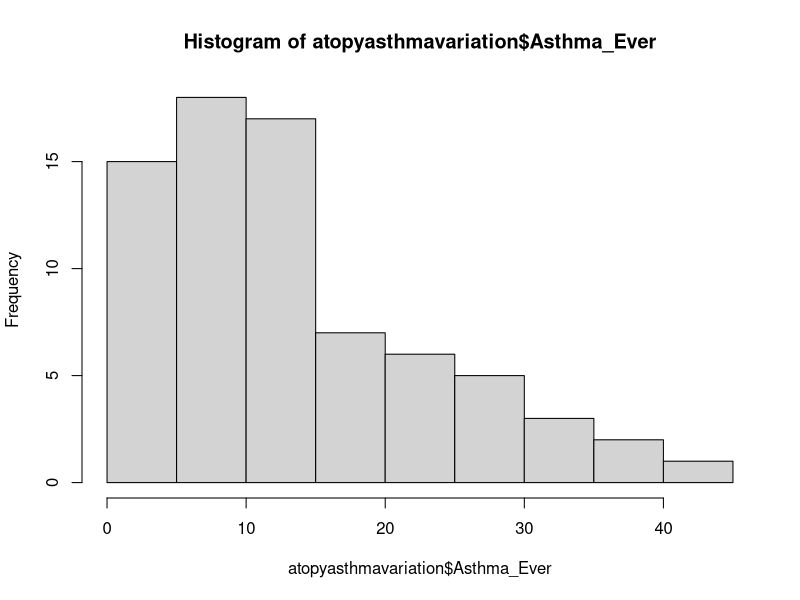
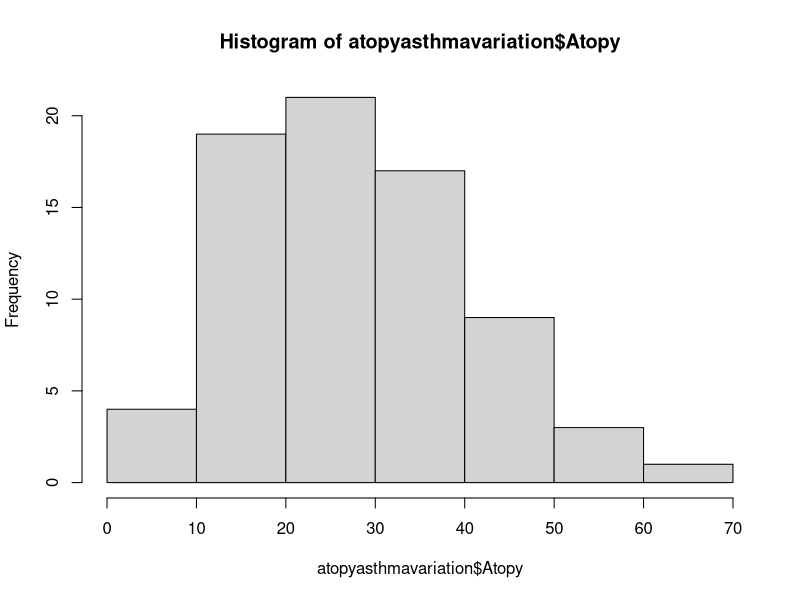
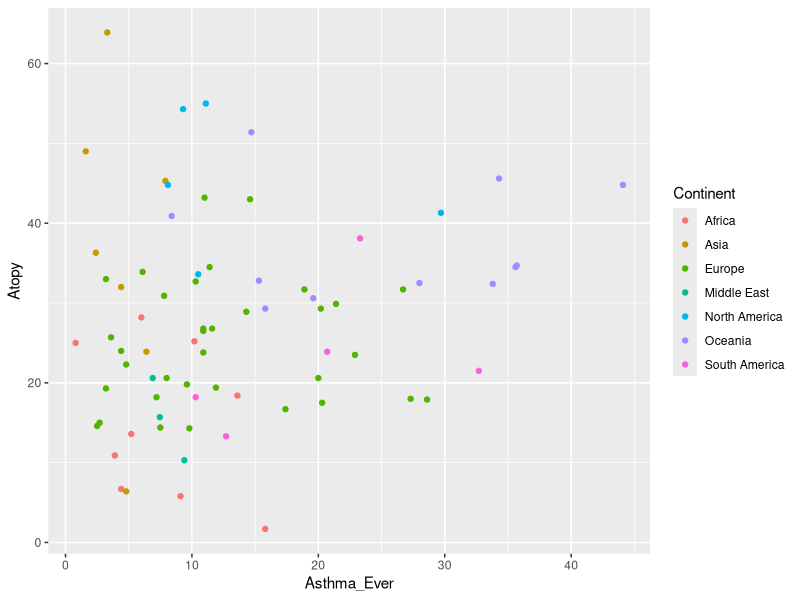
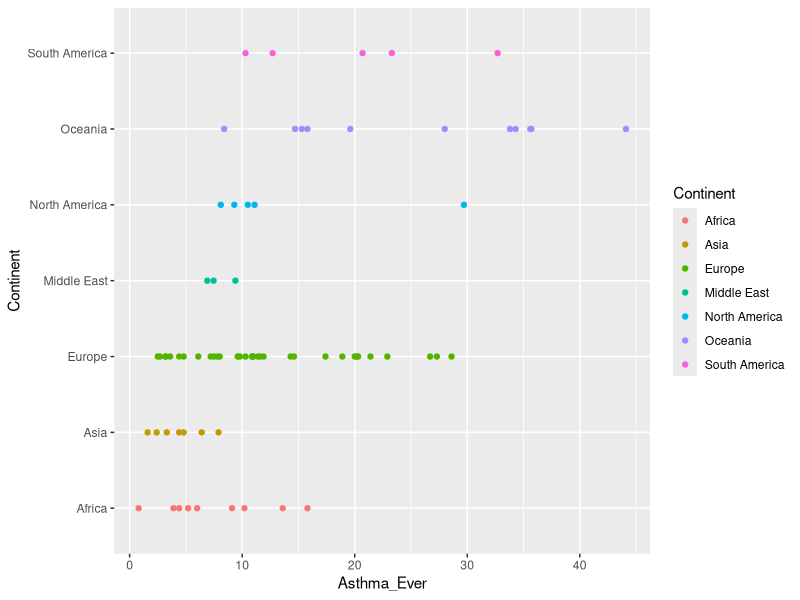
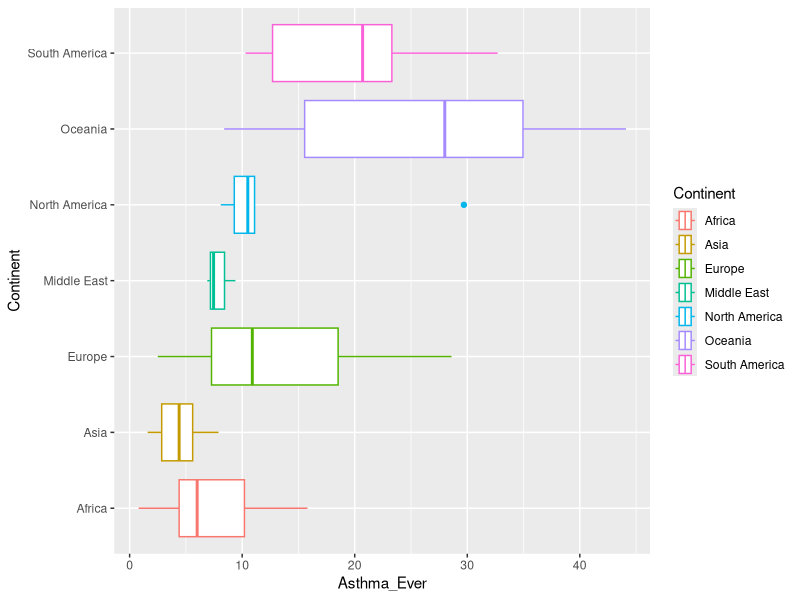
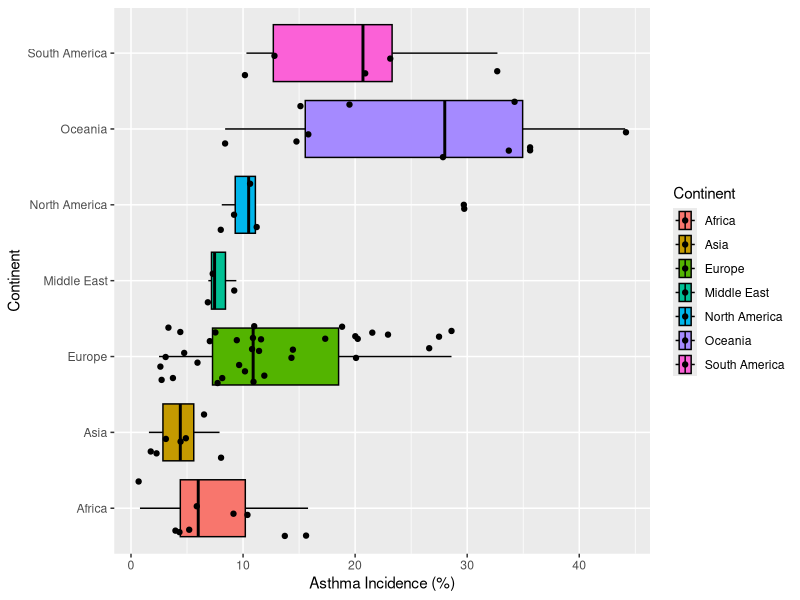
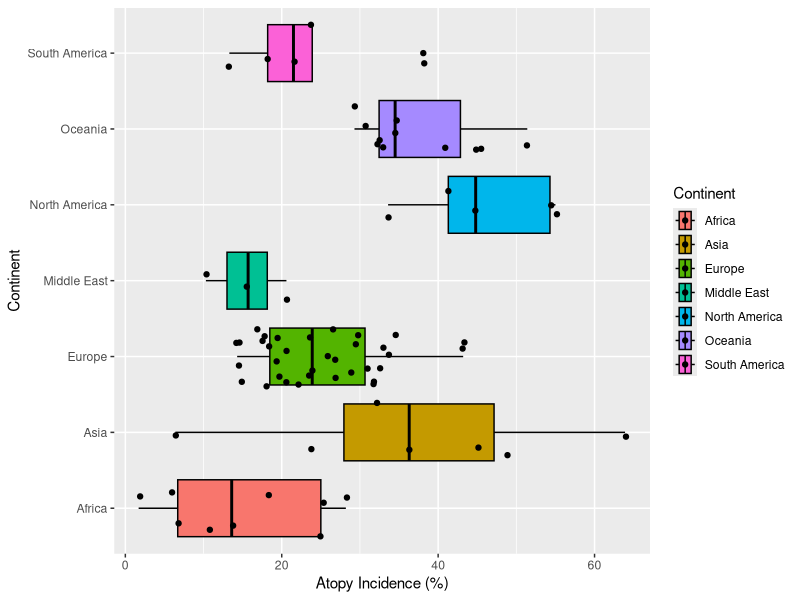
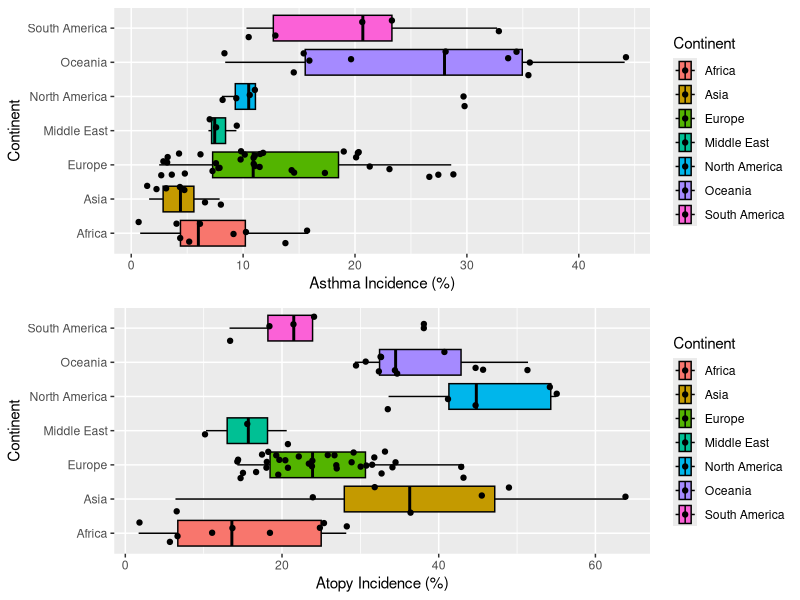

Generate these figures, in order, with R:
## ---- chunk 1
knitr::opts_chunk$set(echo = TRUE)
## ---- chunk 2
# Installation and loading of the libraries
# install.packages("rmarkdown")
library(rmarkdown)
## ---- chunk 3
#Create object "x"
x <- 5
x
#you just assigned value "5" to an object called "x"
## ---- chunk 4
#create additional objects
#objects can be made up of alphanumeric characters but can't start with a number. 
#Object names are case sensitive.

y <- 2
students <- 20
A <- "Fiocruz"
y

#print the values for the different objects created
## ---- chunk 5
#operations
#There are numerous operators in R - arithmetic, logical tests, etc.
# you have created objects x and y before
# now create an object that is the sum of them
z <- x + y
z
## ---- chunk 6
#or you can just use them directly for different operations 
x * y
# value if you multiply them
## ---- chunk 7
# let's use some logic now
x > y

#what about x and z?
## ---- chunk 8
# let's run function "ls()"
ls()
#what this function does is to list all the objects and functions created in your environment
## ---- chunk 9
#let's explore the "help()" function
# on it's own it displays documentation for itself...try it...
help() 
## ---- chunk 10
#you can also add the name of another function to explore what it does
#let's get more details on the "ls()" function we just used
help(ls)  # same as '?ls'
## ---- chunk 11
#let's explore other built-in functions
mean(x, y, z)
min(x, y, z)
print(x + y + z)
sum(x, y, z)
## ---- chunk 12
#let's create our own function
MySequence <- seq(1, 100)
MySequence #print your new created sequence
## ---- chunk 13
MyMean <- mean(MySequence)
MyMean

SumMySequence <- sum(MySequence)
SumMySequence
print(sum(MySequence))
## ---- chunk 14
# a vector is the simplest type of object in R.
# it is an object that contains one or more values of the same type. Some common types of vector are:

vec.a <- c(x, y, z)
vec.a
## ---- chunk 15
#so now creating a new vector
vec.b <- c("x", "y", "z")
vec.b #is it the same? what is different?
## ---- chunk 16
#A matrix is a two-dimensional numerical array
#let's create a matrix
mat.a <- matrix(c(1, 2, 3, 4, 5, 6), nrow = 2, ncol = 3)
mat.a
## ---- chunk 17
#let's name the rows and columns of the new matrix
rownames(mat.a) <- c("row1", "row2")
mat.a
colnames(mat.a) <- c("col1", "col2", "col3")
mat.a
## ---- chunk 18
#its an objects, similar to matrix, but its columns can be a mixture of different types of data. 
# The data.frame is perhaps the most frequently used type of object for biodiversity analysis since it can contain many different types of data.

df.a <- as.data.frame(mat.a)
df.a$col4 <- c("foo", "bar")
dim(df.a)
## [1] 2 4
df.a
## ---- chunk 19
#A list is a collection of different types of objects. 
# make a list combining the vector, matrix, and data.frame objects we just created
list.a <- list(va = vec.a, vb = vec.b, ma = mat.a, dfa = df.a)
names(list.a)
list.a
## ---- chunk 20
#let's install this new package
library(tidyverse)
#note that tidyverse comes wiht several other packages attached to it
## ---- chunk 21
help(tidyverse)
## ---- chunk 22
#import global variation in atopy and asthma file
getwd()
atopyasthmavariation <- read.table("WorldwideVariationAtopy.tsv", header=TRUE, sep="\t", dec=".", strip.white=TRUE)
atopyasthmavariation
# read.table is a function to read a data table in 'tsv' format that we have in our workspace
# part of the function is to tell if the table has a header (=TRUE)
# sep indicated field separator between characters
# dec specifies the decimal points used in the file (it might be using ",")
# strip.white required as we specified "sep" that will account for blank spaces between characters
## ---- chunk 23
# Let's explore the new imported data.frame
colnames(atopyasthmavariation)
dim(atopyasthmavariation)
## ---- chunk 24
# too much information,  what can we do?
#let's filter and sort the data:

AAvariationEurope <- filter(atopyasthmavariation, 
       Continent == "Europe")
AAvariationEurope
dim(AAvariationEurope)
# you used the equal to sign "==" to select only the data you wanted
## ---- chunk 25
# what is you want to do the oposite? instead of selecting just one, you want to exclude a continent
AAvariationNoOceania <- filter(atopyasthmavariation, 
       Continent != "Oceania")
AAvariationNoOceania
dim(AAvariationNoOceania)
# you used the differ to sign "!=" to select all  data but the one you dont want
## ---- chunk 26
#Now we want to see the countries with the highest atopy incidence
HighAtopy <- filter(atopyasthmavariation, 
       Atopy > 25) %>% 
          arrange(Country)
HighAtopy
# you now selected only the countries with Atopy values higher than 25% of the sample population
# here we introduce a new language: the pipe operator in the form %>% aims to combine various functions without the need to assign the result to a new object. The pipe operator passes the output of a function applied to the first argument of the next function. 
# using the pipe operator, we applied the filter and the arrange function to the same object HighAtopy
## ---- chunk 27
#we can also group informations 
AApercontinent <- atopyasthmavariation %>% 
                          group_by(Continent) %>% 
                           summarise(mx = max(Asthma_Ever, na.rm = TRUE), 
                                    min = min(Asthma_Ever, na.rm = TRUE),
                                    median = median(Asthma_Ever))

AApercontinent
# now we created an object AApercontinent, in which we grouped the Asthma_Ever incidence per continent
# in addition, we summarized the data for max, minimum, and median values.
## ---- chunk 28
#lets start with some built-in tools
hist(atopyasthmavariation$Asthma_Ever)
## ---- chunk 29
#what about atopy?
hist(atopyasthmavariation$Atopy)
## ---- chunk 30
#now let's do more...
#first install ggplot2
library(ggplot2)
#check if it was properly installed
#also inspect ggplot2 to get more information about the package
## ---- chunk 31
plot1 <- ggplot(atopyasthmavariation, aes(Asthma_Ever, Atopy, colour = Continent)) + 
  geom_point()
plot1
# here we are just plotting our data
# asthma_ever vs. atopy, and color coded per continent
# but as is we can't make much sense of it
## ---- chunk 32
plot2 <- ggplot(atopyasthmavariation, aes(Asthma_Ever, Continent, colour = Continent)) + 
  geom_point()
plot2
# were we are now looking at asthma incidence per continent
## ---- chunk 33
plot3 <- ggplot(atopyasthmavariation, aes(Asthma_Ever, Continent, colour = Continent)) + 
   geom_boxplot()
plot3
# here we have the same graph...but instead of geom_points, now we are using geom_boxplot
# asthma_ever vs. atopy, and color coded per continent
## ---- chunk 34
# but we mentioned with ggplot we can edit the graphs so they look however we want, we just keeping adding layers to it...so let's explore
plot4 <- ggplot(atopyasthmavariation, aes(Asthma_Ever, Continent, fill = Continent, colour = Continent)) + #adding fill, now we also colored the boxplots instead of just outlines
  geom_boxplot(alpha=1) + #keeping the assigned boxplots for the graph
  geom_jitter(width=0.2) + #but we also want to see the individual points, not just the bars
  xlab("Asthma Incidence (%)") + #now we are renaming the x axis
  scale_color_manual(name="Continent", values=c("black", "black", "black", "black", "black", "black", "black")) 
plot4
## ---- chunk 35
# now let's do the same for atopy
plot5 <- ggplot(atopyasthmavariation, aes(Atopy, Continent, fill = Continent, colour = Continent)) + 
  geom_boxplot(alpha=1) +
  geom_jitter(width=0.2) + 
  xlab("Atopy Incidence (%)") + #here we need to manually change the axis name
  scale_color_manual(name="Continent", values=c("black", "black", "black", "black", "black", "black", "black")) 
plot5
## ---- chunk 36
# and another nice thing we can do is to combine graphs to generate a report
# we need to install a new package though
library(gridExtra)
grid.arrange(nrow = 2,  plot4, plot5)
